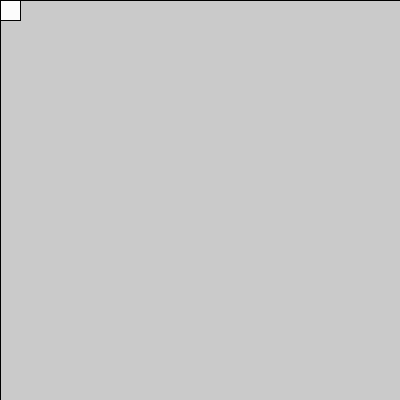
Frame 1 (no input)
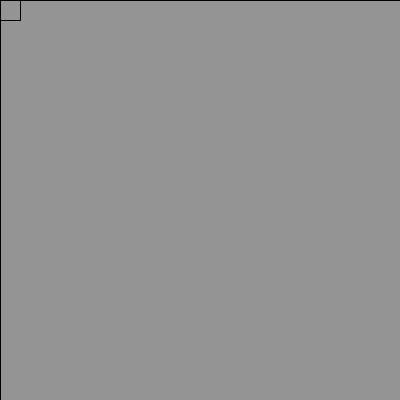
Frame 60 (the mouse pressed at the canvas centre just before this capture)
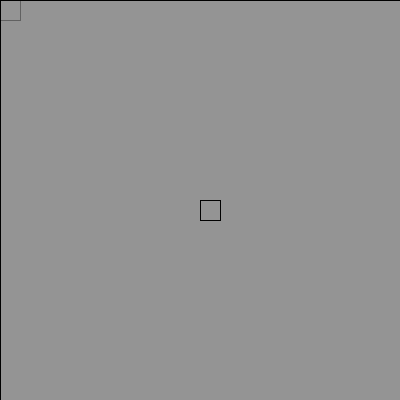
Frame 120 (the mouse held since frame 60 and released just before this capture)

The Processing sketch that drew these frames (run headless with seeded random() and noise(); from frame 60 on, the mouse is pressed at the canvas centre):

// Processing sketch: ejemploFade
// ── ejemploFade.pde
void setup() {
  size(400, 400);
}
void draw() {

  rect(mouseX, mouseY, 20, 20);
  fill(127, 6);
  rect(0, 0, width, height);
}
